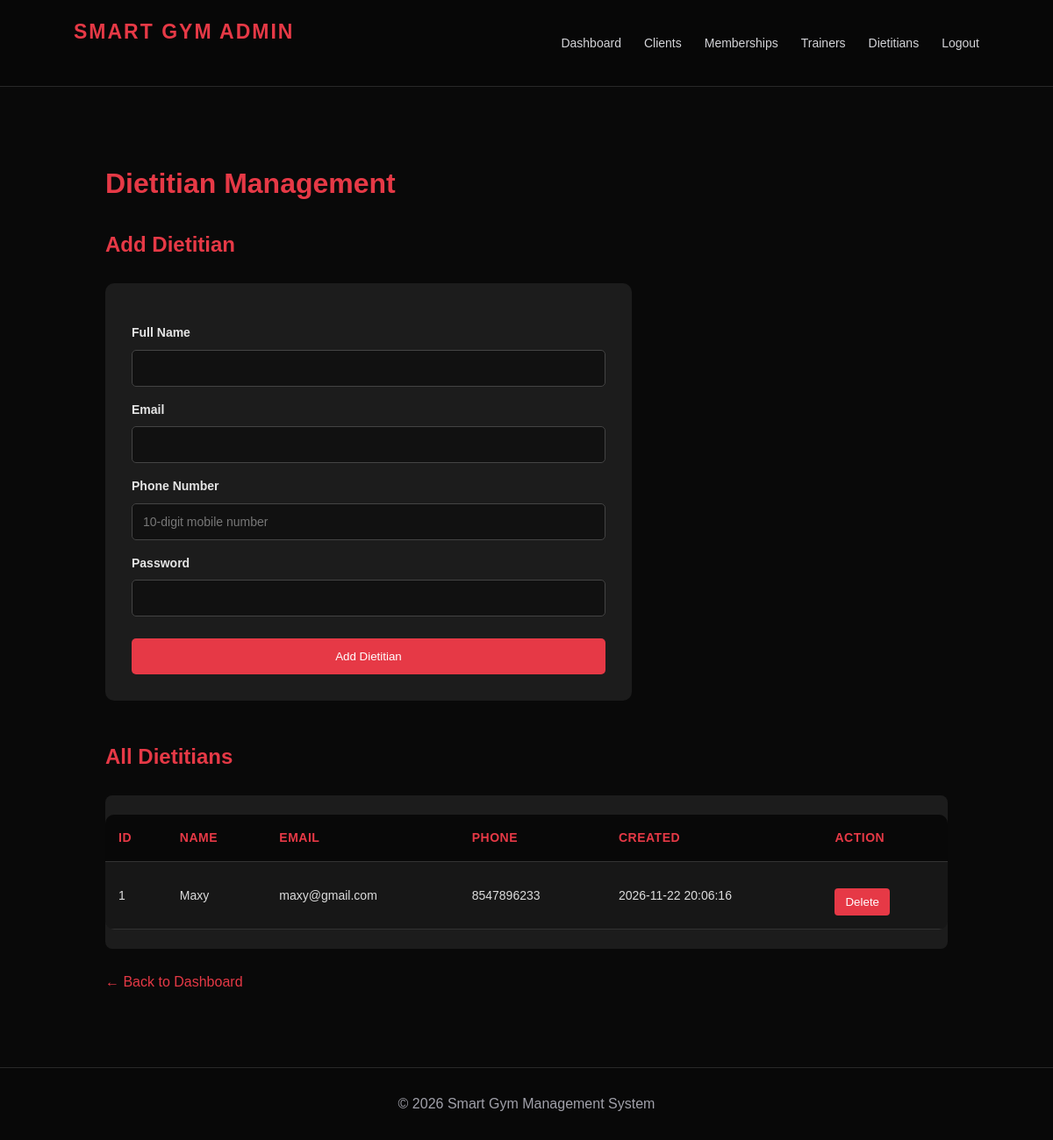
Screenshot of /admin/dietitians.php (signed in) with the database file from the repository.
### tables this page shows
CREATE TABLE `dietitians` (
  `id` int NOT NULL AUTO_INCREMENT,
  `name` varchar(100) NOT NULL,
  `email` varchar(150) NOT NULL,
  `phone` varchar(15) NOT NULL,
  `password` varchar(255) NOT NULL,
  `created_at` timestamp NULL DEFAULT CURRENT_TIMESTAMP,
  PRIMARY KEY (`id`),
  UNIQUE KEY `email` (`email`)
);

### admin/dietitians.php (the view, shortened to what this page needs)
<?php
require_once "../config/database.php";
$dietitians = $conn->query(
    "SELECT id, name, email, phone, created_at
     FROM dietitians
     ORDER BY id DESC"
)->fetchAll();
?>
<!DOCTYPE html>
<html lang="en">
<head>
    <link rel="stylesheet" href="../assets/css/style.css">
</head>
<body>
<header class="navbar">
    <h2>SMART GYM ADMIN</h2>
    <nav>
        <a href="dashboard.php">Dashboard</a>
        <a href="clients.php">Clients</a>
        <a href="memberships.php">Memberships</a>
        <a href="trainers.php">Trainers</a>
        <a href="dietitians.php">Dietitians</a>
        <a href="logout.php">Logout</a>
    </nav>
</header>
<main class="container">
    <h1>Dietitian Management</h1>
    <h2>Add Dietitian</h2>
    <form method="POST" class="dietitian-form">
        <label>Full Name</label>
        <input type="text" name="name" maxlength="100" required>
        <label>Email</label>
        <input type="email" name="email" maxlength="150" required>
        <label>Phone Number</label>
        <input
            type="tel"
            name="phone"
            placeholder="10-digit mobile number"
            pattern="[6-9][0-9]{9}"
            minlength="10"
            maxlength="10"
            inputmode="numeric"
            oninput="this.value = this.value.replace(/[^0-9]/g, '').slice(0, 10)"
            required
        >
        <label>Password</label>
        <input type="password" name="password"
               minlength="8" maxlength="72" required>
        <button type="submit" name="add_dietitian">
            Add Dietitian
        </button>
    </form>
    <h2>All Dietitians</h2>
    <div class="table-container">
        <table>
            <thead>
                <tr>
                    <th>ID</th>
                    <th>Name</th>
                    <th>Email</th>
                    <th>Phone</th>
                    <th>Created</th>
                    <th>Action</th>
                </tr>
            </thead>
            <tbody>
                <?php if (empty($dietitians)): ?>
                    <tr>
                        <td colspan="6">No dietitians found.</td>
                    </tr>
                <?php else: ?>
                    <?php foreach ($dietitians as $dietitian): ?>
                        <tr>
                            <td><?= (int)$dietitian["id"] ?></td>
                            <td><?= htmlspecialchars($dietitian["name"]) ?></td>
                            <td><?= htmlspecialchars($dietitian["email"]) ?></td>
                            <td><?= htmlspecialchars($dietitian["phone"]) ?></td>
                            <td><?= htmlspecialchars($dietitian["created_at"]) ?></td>
                            <td>
                                <form method="POST"
                                      onsubmit="return confirm('Delete this dietitian?');">
                                    <button type="submit"
                                            name="delete_dietitian"
                                            class="delete-btn">
                                        Delete
                                    </button>
                                </form>
                            </td>
                        </tr>
                    <?php endforeach; ?>
                <?php endif; ?>
            </tbody>
        </table>
    </div>
    <a href="dashboard.php" class="back-link">
        ← Back to Dashboard
    </a>
</main>
<footer>
    <p>&copy; <?= date("Y") ?> Smart Gym Management System</p>
</footer>
</body>
</html>

### assets/css/style.css (style rules this page uses)
:root { --bg: #090909; --surface: #111111; --card: #171717; --card-hover: #202020; --accent: #e63946; --accent-dark: #bd1f2d; --text: #ffffff; --muted: #a1a1aa; --border: #292929; --success: #22c55e; --warning: #f59e0b; --radius: 14px; --shadow: 0 12px 35px rgba(0,0,0,0.3); }
* { margin: 0; padding: 0; box-sizing: border-box; }
html { scroll-behavior: smooth; }
body { font-family: Arial, Helvetica, sans-serif; background: var(--bg); color: var(--text); line-height: 1.6; min-height: 100vh; }
a { color: inherit; }
.navbar { display: flex; justify-content: space-between; align-items: center; padding: 18px 7%; background: rgba(8,8,8,0.94); border-bottom: 1px solid var(--border); position: relative; z-index: 10; backdrop-filter: blur(15px); }
.navbar h2 { color: var(--accent); letter-spacing: 2px; font-size: 23px; font-weight: 800; }
.navbar nav { display: flex; align-items: center; gap: 26px; }
.navbar nav a { color: #d4d4d8; text-decoration: none; font-size: 14px; transition: 0.25s; }
button { font-family: inherit; }
.dashboard-container, .container { width: min(1200px, 90%); margin: 35px auto; }
form { margin-top: 15px; }
label { display: block; color: #e5e5e5; margin: 14px 0 7px; font-size: 14px; font-weight: 600; }
input, select, textarea { width: 100%; padding: 13px 15px; background: #101010; border: 1px solid #333; border-radius: 8px; color: white; outline: none; font-size: 14px; transition: 0.25s; }
input::placeholder, textarea::placeholder { color: #777; }
table { width: 100%; border-collapse: collapse; margin: 22px 0; background: var(--card); border-radius: 10px; overflow: hidden; }
th { background: #222; color: var(--accent); text-align: left; font-size: 13px; text-transform: uppercase; letter-spacing: 0.5px; }
th, td { padding: 14px 16px; border-bottom: 1px solid var(--border); font-size: 14px; }
td { color: #ddd; }
footer { background: #080808; text-align: center; padding: 28px; color: var(--muted); border-top: 1px solid var(--border); }

### admin/dietitians.php (style rules this page uses)
.container { padding: 50px 5%; min-height: 85vh; }
h1, h2 { color: #e63946; margin-bottom: 25px; }
.dietitian-form { max-width: 600px; padding: 30px; background: #1c1c1c; border-radius: 10px; margin-bottom: 45px; }
.dietitian-form label { display: block; margin: 15px 0 8px; }
.dietitian-form input { width: 100%; padding: 12px; background: #111; color: white; border: 1px solid #444; border-radius: 5px; }
.dietitian-form button { width: 100%; margin-top: 25px; padding: 13px; background: #e63946; color: white; border: none; border-radius: 5px; cursor: pointer; }
.table-container { overflow-x: auto; background: #1c1c1c; border-radius: 8px; }
table { width: 100%; min-width: 750px; border-collapse: collapse; }
th, td { padding: 15px; text-align: left; border-bottom: 1px solid #333; }
th { background: #080808; color: #e63946; }
td { color: #ddd; }
.delete-btn { padding: 8px 12px; background: #e63946; color: white; border: none; border-radius: 4px; cursor: pointer; }
.back-link { display: inline-block; margin-top: 25px; color: #e63946; text-decoration: none; }

### rows the page displays
dietitians: id "1", name "Maxy", email "maxy@gmail.com", phone "8547896233", created_at "2026-11-22 20:06:16"
